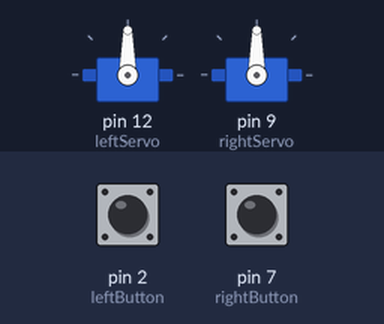
Bench run of a sketch on a simulated Arduino Uno, built with avr-gcc and run on an emulated ATmega328P. On the bench: 2 × servo. Inputs (shaded band) come from the test bench; at power-on: pin 2 (leftButton) HIGH, pin 7 (rightButton) HIGH.

Above: at 1.2 s.
1.3 s: pin 2 (leftButton) pulled LOW for 0.15 s
At 1.37 s:
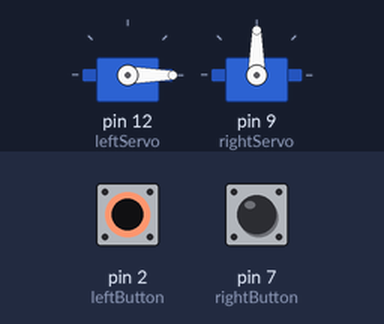
2.9 s: pin 7 (rightButton) pulled LOW for 0.15 s
At 2.97 s:
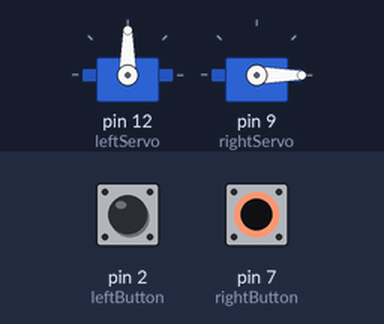
4.5 s: pin 7 (rightButton) pulled LOW for 3.2 s
At 8.6 s:
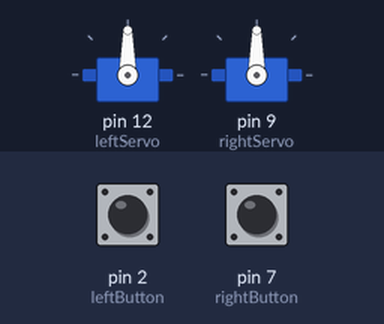
9.2 s: pin 2 (leftButton) pulled LOW for 3.2 s
At 9.7 s:
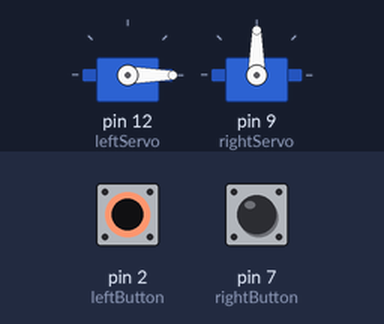
13.9 s: pin 2 (leftButton) driven LOW and pin 7 (rightButton) driven LOW
At 14.5 s:
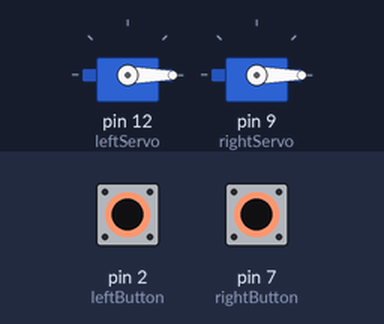
Timing chart, 0 to 16.4 s (numbered marks = the images above; inputs shaded):
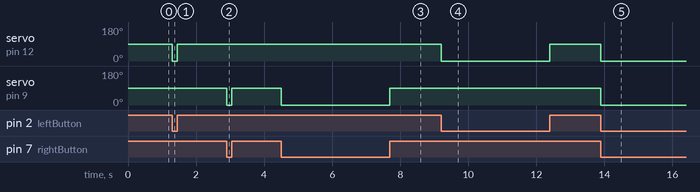

The sketch:

servo.ino
```cpp
#include <Servo.h>

Servo rightServo;
Servo leftServo;
int pos = 0; // 영점
int leftButton = 2;
int rightButton = 7;


void setup() {
  leftServo.attach(12);
  rightServo.attach(9);
  pinMode(leftButton, INPUT_PULLUP);
  pinMode(rightButton, INPUT_PULLUP);
  leftServo.write(0);
  rightServo.write(0);
}

void loop() {
  if(digitalRead(leftButton) == HIGH){
    leftServo.write(90);
  }else{
    leftServo.write(0);
   }

  if(digitalRead(rightButton) == HIGH){
    rightServo.write(90);
  }else{
    rightServo.write(0);
   }
}
```

Measured:
- after the input at 1.3 s, servo on pin 12 (leftServo): 90° → 0° at once, → 90° 0.15 s later
- after the input at 2.9 s, servo on pin 9 (rightServo): 90° → 0° at once, → 90° 0.15 s later
- after the input at 4.5 s, servo on pin 9 (rightServo): 90° → 0° at once, → 90° 3.2 s later
- after the input at 9.2 s, servo on pin 12 (leftServo): 90° → 0° at once, → 90° 3.2 s later
- after the input at 13.9 s, servo on pin 12 (leftServo), servo on pin 9 (rightServo): 90° → 0° at once
